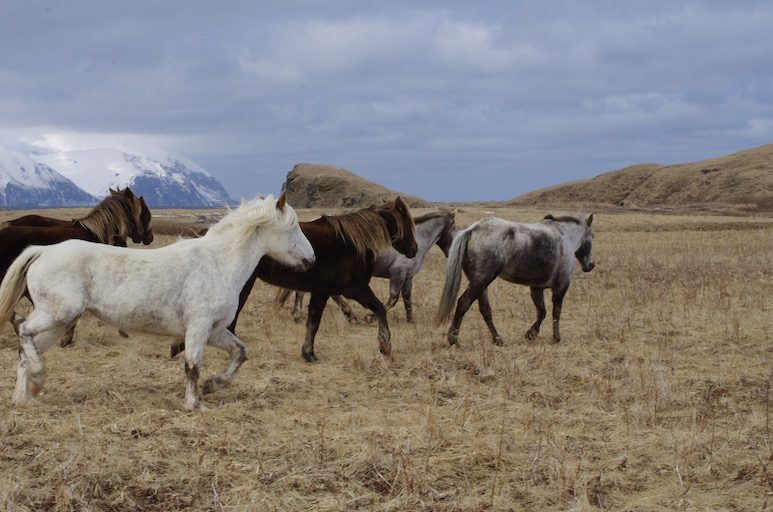
#> input picture CLib/horses.jpg, 773 x 512 px, found by its file name
$ python test.py   (older library calls are emulated)
#> lines starting #> are read from the running program, lines starting #| are printed output that depends on the picture
### python/devmemX.py
#! /usr/bin/env python3
import sys,os,argparse
from pdb import *
import mmap
import numpy as np
import numpy

a = np.asarray([1,2,3,4],dtype=np.uint8)
a.tostring()

class devmem():
    def __init__(self, target_adr, length, verbose=False):
        self.verbose   = verbose
        self.target_adr= target_adr
        self.length    = length
        self.page_size = os.sysconf("SC_PAGE_SIZE")
        self.reg_base  = int(target_adr // self.page_size) * self.page_size
        self.seek_size = int(target_adr %  self.page_size)
        if self.verbose:print("base adr:%s seek:%s"%(hex(self.reg_base), hex(self.seek_size)))

        self.fd  = os.open("/dev/mem", os.O_RDWR|os.O_SYNC)
        self.mem = mmap.mmap(
            self.fd,
            self.length+self.seek_size,
            mmap.MAP_SHARED,
            mmap.PROT_READ|mmap.PROT_WRITE,
            offset=self.reg_base
        )
        self.mem.seek(self.seek_size, os.SEEK_SET)

    # [4 lines left out: function write, not called in this run]

    def type_bytes(self, type):
        type_B = len(np.asarray(0,dtype=type).tostring())
        return type_B

    # [10 lines left out: function read, not called in this run]

    def close(self):
        self.mem.close()

# [24 lines that do not run on import are left out]

### python/test.py
import os,sys,re
import numpy as np
from   devmemX import devmem
import cv2
from time import sleep
from   pdb import *

n_classes = 20
grid_h    =  9
grid_w    = 11
box_coord =  4
n_b_boxes =  5
n_info_per_grid = box_coord + 1 + n_classes

classes = [
    "aeroplane", "bicycle", "bird", "boat", "bottle",
    "bus", "car", "cat", "chair", "cow",
    "diningtable", "dog", "horse", "motorbike", "person",
    "pottedplant", "sheep", "sofa", "train", "tvmonitor"
]
colors = [(254.0, 254.0, 254), (239.8, 211.6, 127),
          (225.7, 169.3, 0), (211.6, 127.0, 254),
          (197.5, 84.6, 127), (183.4, 42.3, 0),
          (169.3, 0.0, 254), (155.2, -42.3, 127),
          (141.1, -84.6, 0), (127.0, 254.0, 254),
          (112.8, 211.6, 127), (98.7, 169.3, 0),
          (84.6, 127.0, 254), (70.5, 84.6, 127),
          (56.4, 42.3, 0), (42.3, 0.0, 254),
          (28.2, -42.3, 127), (14.1, -84.6, 0),
          (0.0, 254.0, 254), (-14.1, 211.6, 127)]

# YOLOv2 anchor of Bounding-Boxes
anchors = [1.08,1.19,  3.42,4.41,  6.63,11.38,  9.42,5.11,  16.62,10.52]

def sigmoid(x):
  return 1. / (1. + np.exp(-x))

# [54 lines left out: functions softmax, iou, non_maximal_suppression, not called in this run]


def preprocessing(input_img_path,ph_height,ph_width):

#> called with input_img_path = './horses.jpg', ph_height = 288, ph_width = 352
  input_image    = cv2.imread(input_img_path)        # HWC BGR
#> input_image is the input picture: shape (512, 773, 3); mean B, G, R 125.2, 128.2, 133.3

  #resized_image  = cv2.resize(input_image,(ph_width, ph_height), interpolation = cv2.INTER_CUBIC)
  resized_image  = cv2.resize(input_image,(ph_width, ph_height))
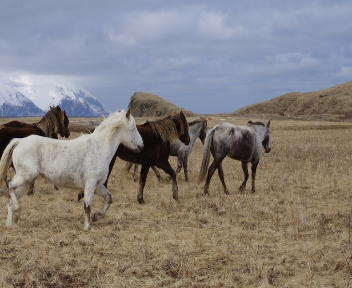
#> resized_image: shape (288, 352, 3); mean B, G, R 125.1, 128.1, 133.2

  resized_image  = cv2.cvtColor(resized_image,cv2.COLOR_BGR2RGB)

  resized_chwRGB = resized_image.transpose((2,0,1))  # CHW RGB

  #resized_chwRGB /= 255.

  image_nchwRGB  = np.expand_dims(resized_chwRGB, 0) # NCHW BGR

  #return input_image
  return image_nchwRGB


# [90 lines left out: functions postprocessing, inference, not called in this run]


def main():

	# Definition of the paths
#    weights_path      = './yolov2-tiny-voc_352_288_final.weights'
    input_img_path    = './dog.jpg'
    input_img_path    = './horses.jpg'
    output_image_path = './result.jpg'

    # If you do not have the checkpoint yet keep it like this! When you will run test.py for the first time it will be created automatically
#    ckpt_folder_path = './ckpt/'

    # Definition of the parameters
    ph_height = 288 # placeholder height
    ph_width  = 352 # placeholder width
    score_threshold = 0.3
    iou_threshold = 0.3

    # [8 lines of commented-out code are left out]

    verbose=True
    # Preprocess the input image
    print('Preprocessing...')
    preprocessed_nchwRGB = preprocessing(input_img_path, ph_height, ph_width)
    cnt=0
    with open('preprocessed_nchwRGB.txt','w') as f:
        for i in preprocessed_nchwRGB.reshape(-1):
            cnt+=1
            f.write("%2x\n"%i)
#> this loop made 304128 passes
#> i on passes 1 to 3: 139, 139, 140
#> after the loop, cnt = 304128
        print('dump preprocessed_nchwRGB.txt:',cnt)
#| dump preprocessed_nchwRGB.txt: 304128
    d = preprocessed_nchwRGB.reshape(-1).astype(np.uint8).tostring()
    devmem(0xe018c000,len(d),verbose=verbose).write(d).close()

    print("start FPGA accelerator")
    s = np.asarray([0x1],dtype=np.uint32).tostring()
    devmem(0xe0c00004,len(s)).write(s).close()
    #sleep(1)
    for i in range(10000):
        mem = devmem(0xe0c00008,0x4)
        status = mem.read(np.uint32)
        mem.close()
        if status[0] == 0x2000:break
    print("fpga status:0x%08x"%(status[0]))
    print("preprocessing to NCHW-RGB",preprocessed_nchwRGB.shape)

    # Compute the predictions on the input image
    print('Computing predictions...')
#    predictions = inference(sess,preprocessed_image)
    if True:
        v=True
        v=False
        mem = devmem(0xe0000000,0xc15c,v)
        predictions = mem.read(np.float32)
        mem.close()
        assert predictions[0]==predictions[0],"invalid mem values:{}".format(predictions[:8])
        print("inference from FPGA",predictions.shape)
    else:
        filename = 'featuremap_8.txt'
        with open(filename) as f:
            txt_v       = f.read().strip().split()
            predictions = np.asarray([np.float(re.sub(',','',i)) for i in txt_v])
        print("inference dummy",predictions.shape, filename)

#   _predictions________________________________________________________
#   | 4 entries                 |1 entry |     20 entries               |
#   | x..x | y..y | w..w | h..h | c .. c | p0 - p19      ..     p0 - p19| x 5(==num)
#   ~~~~~~~~~~~~~~~~~~~~~~~~~~~~~~~~~~~~~~~~~~~~~~~~~~~~~~~~~~~~~~~~~~~~
#   entiry size == grid_w x grid_h
    dets=[]
    for i in range(5):
        entries=[]
        off  = grid_h*grid_w* n_info_per_grid*i
        for j in range( n_info_per_grid):
            off2 = off+j*grid_h*grid_w*1
            entry= predictions[off2:off2+grid_h*grid_w*1].reshape(grid_h,grid_w,1)
            entries.append(entry)
        dets.append(np.concatenate(entries,axis=2))
    predictions = np.stack(dets,axis=2)
#   _predictions_________________________________________
#                          | 25 float32 words            |
#     grid_h, grid_w, num, | x | y | w | h | c | p0..p19 |
#   ~~~~~~~~~~~~~~~~~~~~~~~~~~~~~~~~~~~~~~~~~~~~~~~~~~~~~
#   predictions.shape=( 9,11,5,25)

    print("predictions.shape",predictions.shape)

    # Postprocess the predictions and save the output image
    print('Postprocessing...')
    output_image = postprocessing(predictions,input_img_path,score_threshold,iou_threshold,ph_height,ph_width)
    cv2.imwrite(output_image_path,output_image)

#    print('\n'.join([n.name for n in tf.get_default_graph().as_graph_def().node]))
#    output_name=['xoutput']
#    tf.identity(net.h9,name=str(output_name[0]))
#    frzdef = tf.graph_util.convert_variables_to_constants(
#        sess,
#        sess.graph_def,
#        output_name)
#    with open('y.pb','wb') as f:f.write(frzdef.SerializeToString())

if __name__ == '__main__':
#> (the run stopped early here; a loop or call above may not have finished)
